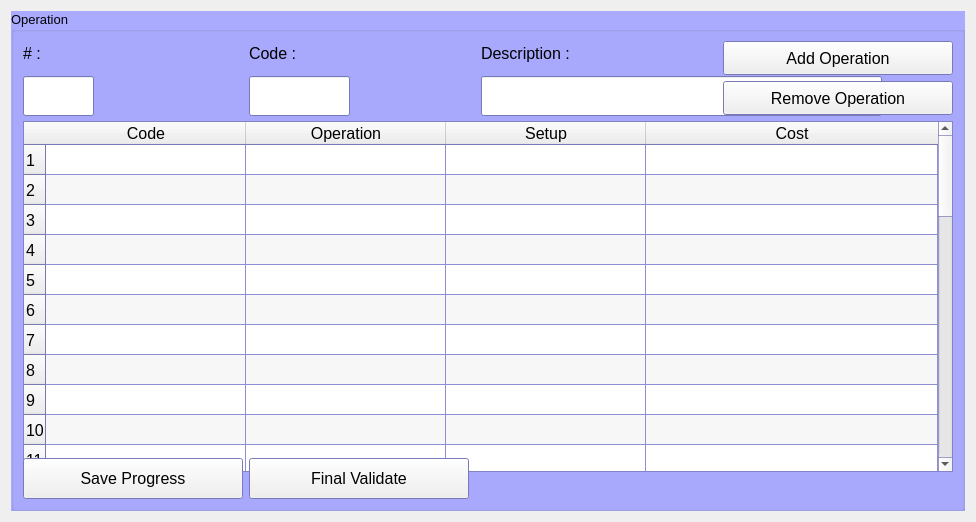
     <widget class="QWidget" name="tab_2">
      <attribute name="title">
       <string>Operation</string>
      </attribute>
      <layout class="QGridLayout" name="gridLayout_3">
       <item row="0" column="0" rowspan="2">
        <widget class="QGroupBox" name="groupBox_2">
         <property name="sizePolicy">
          <sizepolicy hsizetype="Ignored" vsizetype="Ignored">
           <horstretch>0</horstretch>
           <verstretch>0</verstretch>
          </sizepolicy>
         </property>
         <property name="minimumSize">
          <size>
           <width>954</width>
           <height>500</height>
          </size>
         </property>
         <property name="palette">
          <palette>
           <active>
            <colorrole role="Base">
             <brush brushstyle="SolidPattern">
              <color alpha="255">
               <red>255</red>
               <green>255</green>
               <blue>255</blue>
              </color>
             </brush>
            </colorrole>
            <colorrole role="Window">
             <brush brushstyle="SolidPattern">
              <color alpha="255">
               <red>170</red>
               <green>170</green>
               <blue>255</blue>
              </color>
             </brush>
            </colorrole>
           </active>
           <inactive>
            <colorrole role="Base">
             <brush brushstyle="SolidPattern">
              <color alpha="255">
               <red>255</red>
               <green>255</green>
               <blue>255</blue>
              </color>
             </brush>
            </colorrole>
            <colorrole role="Window">
             <brush brushstyle="SolidPattern">
              <color alpha="255">
               <red>170</red>
               <green>170</green>
               <blue>255</blue>
              </color>
             </brush>
            </colorrole>
           </inactive>
           <disabled>
            <colorrole role="Base">
             <brush brushstyle="SolidPattern">
              <color alpha="255">
               <red>170</red>
               <green>170</green>
               <blue>255</blue>
              </color>
             </brush>
            </colorrole>
            <colorrole role="Window">
             <brush brushstyle="SolidPattern">
              <color alpha="255">
               <red>170</red>
               <green>170</green>
               <blue>255</blue>
              </color>
             </brush>
            </colorrole>
           </disabled>
          </palette>
         </property>
         <property name="font">
          <font>
           <pointsize>10</pointsize>
          </font>
         </property>
         <property name="autoFillBackground">
          <bool>true</bool>
         </property>
         <property name="title">
          <string>Operation</string>
         </property>
         <property name="flat">
          <bool>false</bool>
         </property>
         <property name="checkable">
          <bool>false</bool>
         </property>
         <property name="checked">
          <bool>false</bool>
         </property>
         <layout class="QGridLayout" name="gridLayout_2">
          <item row="0" column="0">
           <layout class="QVBoxLayout" name="verticalLayout_8">
            <item>
             <widget class="QLabel" name="label_14">
              <property name="minimumSize">
               <size>
                <width>41</width>
                <height>19</height>
               </size>
              </property>
              <property name="maximumSize">
               <size>
                <width>41</width>
                <height>19</height>
               </size>
              </property>
              <property name="font">
               <font>
                <pointsize>12</pointsize>
               </font>
              </property>
              <property name="text">
               <string># :</string>
              </property>
             </widget>
            </item>
            <item>
             <widget class="QLineEdit" name="LE_NumeroOp">
              <property name="minimumSize">
               <size>
                <width>71</width>
                <height>40</height>
               </size>
              </property>
              <property name="maximumSize">
               <size>
                <width>71</width>
                <height>31</height>
               </size>
              </property>
              <property name="font">
               <font>
                <pointsize>12</pointsize>
               </font>
              </property>
             </widget>
            </item>
           </layout>
          </item>
          <item row="1" column="0" colspan="5">
           <widget class="QTableWidget" name="TableOp">
            <property name="sizePolicy">
             <sizepolicy hsizetype="Expanding" vsizetype="Expanding">
              <horstretch>0</horstretch>
              <verstretch>0</verstretch>
             </sizepolicy>
            </property>
            <property name="minimumSize">
             <size>
              <width>891</width>
              <height>351</height>
             </size>
            </property>
            <property name="font">
             <font>
              <pointsize>12</pointsize>
             </font>
            </property>
            <property name="frameShape">
             <enum>QFrame::StyledPanel</enum>
            </property>
            <property name="frameShadow">
             <enum>QFrame::Sunken</enum>
            </property>
            <property name="sizeAdjustPolicy">
             <enum>QAbstractScrollArea::AdjustToContents</enum>
            </property>
            <property name="alternatingRowColors">
             <bool>true</bool>
            </property>
            <property name="textElideMode">
             <enum>Qt::ElideMiddle</enum>
            </property>
            <property name="showGrid">
             <bool>true</bool>
            </property>
            <property name="gridStyle">
             <enum>Qt::CustomDashLine</enum>
            </property>
            <attribute name="horizontalHeaderCascadingSectionResizes">
             <bool>true</bool>
            </attribute>
            <attribute name="horizontalHeaderDefaultSectionSize">
             <number>200</number>
            </attribute>
            <attribute name="horizontalHeaderShowSortIndicator" stdset="0">
             <bool>false</bool>
            </attribute>
            <attribute name="horizontalHeaderStretchLastSection">
             <bool>true</bool>
            </attribute>
            <attribute name="verticalHeaderCascadingSectionResizes">
             <bool>true</bool>
            </attribute>
            <attribute name="verticalHeaderStretchLastSection">
             <bool>false</bool>
            </attribute>
            <row>
             <property name="text">
              <string>1</string>
             </property>
            </row>
            <row>
             <property name="text">
              <string>2</string>
             </property>
            </row>
            <row>
             <property name="text">
              <string>3</string>
             </property>
            </row>
            <row>
             <property name="text">
              <string>4</string>
             </property>
            </row>
            <row>
             <property name="text">
              <string>5</string>
             </property>
            </row>
            <row>
             <property name="text">
              <string>6</string>
             </property>
            </row>
            <row>
             <property name="text">
              <string>7</string>
             </property>
            </row>
            <row>
             <property name="text">
              <string>8</string>
             </property>
            </row>
            <row>
             <property name="text">
              <string>9</string>
             </property>
            </row>
            <row>
             <property name="text">
              <string>10</string>
             </property>
            </row>
            <row>
             <property name="text">
              <string>11</string>
             </property>
            </row>
            <row>
             <property name="text">
              <string>12</string>
             </property>
            </row>
            <row>
             <property name="text">
              <string>13</string>
             </property>
            </row>
            <row>
             <property name="text">
              <string>14</string>
             </property>
            </row>
            <row>
             <property name="text">
              <string>15</string>
             </property>
            </row>
            <row>
             <property name="text">
              <string>16</string>
             </property>
            </row>
            <row>
             <property name="text">
              <string>17</string>
             </property>
            </row>
            <row>
             <property name="text">
              <string>18</string>
             </property>
            </row>
            <row>
             <property name="text">
              <string>19</string>
             </property>
            </row>
            <row>
             <property name="text">
              <string>20</string>
             </property>
            </row>
            <row>
             <property name="text">
              <string>21</string>
             </property>
            </row>
            <row>
             <property name="text">
              <string>22</string>
             </property>
            </row>
            <row>
             <property name="text">
              <string>23</string>
             </property>
            </row>
            <row>
             <property name="text">
              <string>24</string>
             </property>
            </row>
            <row>
             <property name="text">
              <string>25</string>
             </property>
            </row>
            <row>
             <property name="text">
              <string>26</string>
             </property>
            </row>
            <row>
             <property name="text">
              <string>27</string>
             </property>
            </row>
            <row>
             <property name="text">
              <string>28</string>
             </property>
            </row>
            <row>
             <property name="text">
              <string>29</string>
             </property>
            </row>
            <row>
             <property name="text">
              <string>30</string>
             </property>
            </row>
            <row>
             <property name="text">
              <string>31</string>
             </property>
            </row>
            <row>
             <property name="text">
              <string>32</string>
             </property>
            </row>
            <row>
             <property name="text">
              <string>33</string>
             </property>
            </row>
            <row>
             <property name="text">
              <string>34</string>
             </property>
            </row>
            <row>
             <property name="text">
              <string>35</string>
             </property>
            </row>
            <row>
             <property name="text">
              <string>36</string>
             </property>
            </row>
            <row>
             <property name="text">
              <string>37</string>
             </property>
            </row>
            <row>
             <property name="text">
              <string>38</string>
             </property>
            </row>
            <row>
             <property name="text">
              <string>39</string>
             </property>
            </row>
            <row>
             <property name="text">
              <string>40</string>
             </property>
            </row>
            <column>
             <property name="text">
              <string>Code</string>
             </property>
            </column>
            <column>
             <property name="text">
              <string>Operation</string>
             </property>
            </column>
            <column>
             <property name="text">
              <string>Setup</string>
             </property>
            </column>
            <column>
             <property name="text">
              <string>Cost</string>
             </property>
            </column>
           </widget>
          </item>
          <item row="2" column="1">
           <widget class="QPushButton" name="PB_ValidateOperation">
            <property name="minimumSize">
             <size>
              <width>220</width>
              <height>41</height>
             </size>
            </property>
            <property name="maximumSize">
             <size>
              <width>131</width>
              <height>41</height>
             </size>
            </property>
            <property name="font">
             <font>
              <pointsize>12</pointsize>
             </font>
            </property>
            <property name="contextMenuPolicy">
             <enum>Qt::DefaultContextMenu</enum>
            </property>
            <property name="layoutDirection">
             <enum>Qt::LeftToRight</enum>
            </property>
            <property name="styleSheet">
             <string notr="true"/>
            </property>
            <property name="text">
             <string>Final Validate</string>
            </property>
           </widget>
          </item>
          <item row="0" column="3">
           <layout class="QVBoxLayout" name="verticalLayout_11">
            <item>
             <widget class="QLabel" name="label_16">
              <property name="minimumSize">
               <size>
                <width>121</width>
                <height>21</height>
               </size>
              </property>
              <property name="maximumSize">
               <size>
                <width>121</width>
                <height>21</height>
               </size>
              </property>
              <property name="font">
               <font>
                <pointsize>12</pointsize>
               </font>
              </property>
              <property name="text">
               <string>Description :</string>
              </property>
             </widget>
            </item>
            <item>
             <widget class="QLineEdit" name="LE_DescriptionOp">
              <property name="minimumSize">
               <size>
                <width>401</width>
                <height>40</height>
               </size>
              </property>
              <property name="maximumSize">
               <size>
                <width>401</width>
                <height>31</height>
               </size>
              </property>
              <property name="font">
               <font>
                <pointsize>12</pointsize>
               </font>
              </property>
             </widget>
            </item>
           </layout>
          </item>
          <item row="0" column="4">
           <layout class="QVBoxLayout" name="verticalLayout_12">
            <item alignment="Qt::AlignHCenter">
             <widget class="QPushButton" name="PB_AddOp">
              <property name="minimumSize">
               <size>
                <width>230</width>
                <height>34</height>
               </size>
              </property>
              <property name="maximumSize">
               <size>
                <width>161</width>
                <height>34</height>
               </size>
              </property>
              <property name="font">
               <font>
                <pointsize>12</pointsize>
                <weight>50</weight>
                <bold>false</bold>
               </font>
              </property>
              <property name="text">
               <string>Add Operation</string>
              </property>
             </widget>
            </item>
            <item>
             <widget class="QPushButton" name="PB_RemoveOp">
              <property name="minimumSize">
               <size>
                <width>230</width>
                <height>34</height>
               </size>
              </property>
              <property name="maximumSize">
               <size>
                <width>161</width>
                <height>34</height>
               </size>
              </property>
              <property name="font">
               <font>
                <pointsize>12</pointsize>
                <weight>50</weight>
                <bold>false</bold>
               </font>
              </property>
              <property name="text">
               <string>Remove Operation</string>
              </property>
             </widget>
            </item>
           </layout>
          </item>
          <item row="2" column="0">
           <widget class="QPushButton" name="PB_SaveOperation">
            <property name="minimumSize">
             <size>
              <width>220</width>
              <height>41</height>
             </size>
            </property>
            <property name="maximumSize">
             <size>
              <width>220</width>
              <height>41</height>
             </size>
            </property>
            <property name="font">
             <font>
              <pointsize>12</pointsize>
             </font>
            </property>
            <property name="text">
             <string>Save Progress</string>
            </property>
           </widget>
          </item>
          <item row="0" column="1">
           <layout class="QVBoxLayout" name="verticalLayout_10">
            <item>
             <widget class="QLabel" name="label_15">
              <property name="minimumSize">
               <size>
                <width>68</width>
                <height>19</height>
               </size>
              </property>
              <property name="maximumSize">
               <size>
                <width>68</width>
                <height>19</height>
               </size>
              </property>
              <property name="font">
               <font>
                <pointsize>12</pointsize>
               </font>
              </property>
              <property name="text">
               <string>Code :</string>
              </property>
             </widget>
            </item>
            <item>
             <widget class="QLineEdit" name="LE_CodeOp">
              <property name="minimumSize">
               <size>
                <width>101</width>
                <height>40</height>
               </size>
              </property>
              <property name="maximumSize">
               <size>
                <width>101</width>
                <height>31</height>
               </size>
              </property>
              <property name="font">
               <font>
                <pointsize>12</pointsize>
               </font>
              </property>
             </widget>
            </item>
           </layout>
          </item>
         </layout>
        </widget>
       </item>
      </layout>
     </widget>
